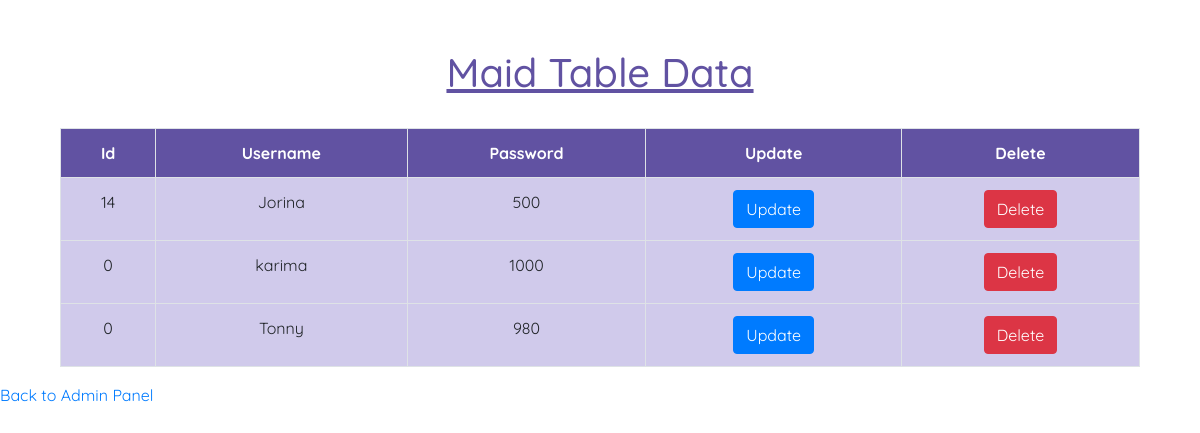
Screenshot of /Model/forms/maid_display.php with the database file from the repository.
### tables this page shows
CREATE TABLE `maid` (
  `maidid` int(11) NOT NULL,
  `maidname` char(50) NOT NULL,
  `maidrate` int(4) NOT NULL
);

### Model/forms/maid_display.php (the view, shortened to what this page needs)
<!DOCTYPE html>
<html>
<head>
  <link rel="stylesheet" href="https://maxcdn.bootstrapcdn.com/bootstrap/4.0.0/css/bootstrap.min.css">
  <link rel="stylesheet" href="http://localhost/OApa!/View/styles/display.css">
 <link rel="stylesheet" type="text/css" href="http://ajax.aspnetcdn.com/ajax/jquery.dataTables/1.9.4/css/jquery.dataTables.css">
</head>
<body>
 <div class="container">
 <div class="col-lg-12">
 <br><br>
 <h1 class="text-center" > Maid Table Data </h1>
 <br>
 <table  id="tabledata" class=" table table-striped table-hover table-bordered">
 <tr id="tr_head"class=" text-white text-center">
 <th> Id </th>
 <th> Username </th>
 <th> Password </th>
 <th> Update </th>
 <th> Delete </th>
 </tr >
 <?php
 include 'conn.php';
 $q = "select * from maid ";
 $query = mysqli_query($con,$q);
 while($res = mysqli_fetch_array($query)){
 ?>
 <tr id="tr_body" class="text-center">
 <td> <?php echo $res['maidid'];  ?> </td>
 <td> <?php echo $res['maidname'];  ?> </td>
 <td> <?php echo $res['maidrate'];  ?> </td>
 <td> <button class="btn-primary btn"> <a href="maid_update.php?maidid=<?php echo $res['maidid']; ?>" class="text-white"> Update </a>  </button> </td>
 <td> <button class="btn-danger btn"> <a href="maid_delete.php?maidid=<?php echo $res['maidid']; ?>" class="text-white"> Delete </a> </button> </td>
 </tr>
 <?php
 }
  ?>
 </table>
 </div>
 </div>
 <div class=".container"><a id="link" href="http://localhost/OApa!/Model/forms/admin.php">Back to Admin Panel</a></div>
</body>
</html>

### View/styles/display.css (style rules this page uses)
#tr_head { background-color: #6152a2; }
#tr_body { background-color: #bab1e2ab; }
body { font-family: "Quicksand", sans-serif; }
h1 { text-decoration: underline; color: #6152a2; }

### rows the page displays
maid: maidid "14", maidname "Jorina", maidrate "500"
maid: maidid "0", maidname "karima", maidrate "1000"
maid: maidid "0", maidname "Tonny", maidrate "980"
